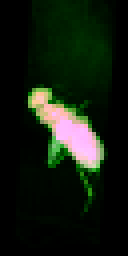
#> input picture final_project/bugs/week9_BugNIST2D_train/train/bug_01108.png, 32 x 64 px (shown 4 times larger); its folder holds 4 pictures in this run
$ jupyter execute --allow-errors MLP_final.ipynb
#> lines starting #> are read from the running program, lines starting #| are printed output that depends on the picture
### bugs/make_data.py

import numpy as np
import matplotlib.pyplot as plt
import skimage.io
import os

def make_data(example_nr, n_pts = 200, noise = 1):
    '''Make data for the neural network. The data is read from a png file in the
    cases folder, which must be placed together with your code.

    Parameters:
    example_nr : int
        1-7
    n_pts : int
        Number of points in each of the two classes
    noise : float
        Standard deviation of the Gaussian noise

    Returns:
    X : ndarray
        2 x n_pts array of points
    T : ndarray
        2 x n_pts array of boolean values
    x_grid : ndarray
        2 x n_pts array of points in regular grid for visualization
    dim : tuple of int
        Dimensions of the grid

    Example:
    example_nr = 1
    n_pts = 2000
    noise = 2
    X, T, x_grid, dim = make_data(example_nr, n_pts, noise)

    fig, ax = plt.subplots()
    ax.plot(X[0,T[0]], X[1,T[0]], '.r', alpha=0.3)
    ax.plot(X[0,T[1]], X[1,T[1]], '.g', alpha=0.3)
    ax.set_xlim(0, 100)
    ax.set_ylim(0, 100)
    ax.set_box_aspect(1)

    Authors: Vedrana Andersen Dahl and Anders Bjorholm Dahl - 20/3-2024
    vand@dtu.dk, abda@dtu.dk

    '''

    in_dir = 'cases/'
    file_names = sorted(os.listdir(in_dir))
    file_names = [f for f in file_names if f.endswith('.png')]

    im = skimage.io.imread(in_dir + file_names[example_nr-1])

    [r_white, c_white] = np.where(im == 255)
    [r_gray, c_gray] = np.where(im == 127)
    n_white = np.minimum(r_white.shape[0], n_pts)
    n_gray = np.minimum(r_gray.shape[0], n_pts)

    rid_white = np.random.permutation(r_white.shape[0])
    rid_gray = np.random.permutation(r_gray.shape[0])
    pts_white = np.array([c_white[rid_white[:n_white]], r_white[rid_white[:n_white]]])
    pts_gray = np.array([c_gray[rid_gray[:n_gray]], r_gray[rid_gray[:n_gray]]])

    X = np.hstack((pts_white, pts_gray))/5 + np.random.randn(2, n_white+n_gray)*noise
    T = np.zeros((2, n_white+n_gray), dtype=bool)
    T[0,:n_white] = True
    T[1,n_white:] = True

    dim = (100, 100)
    QX, QY = np.meshgrid(range(0, dim[0]), range(0, dim[1]))
    x_grid = np.vstack((np.ravel(QX), np.ravel(QY)))

    return X, T, x_grid, dim

# [12 lines that do not run on import are left out]

### final_project/bugs/MLP_final.ipynb
## Practice 9

[cell 1]
from make_data import make_data
from matplotlib import pyplot as plt
import numpy as np
from sklearn.model_selection import train_test_split
import seaborn as sns
from sklearn.metrics import confusion_matrix, accuracy_score

[cell 2]
example_nr = 3
n_pts = 10000
noise = 3
#> (the rest of this cell did not finish here and is left out)

#> (a cell that did not finish here is left out)

#> (a cell that did not finish here is left out)

[cell 5]
# Example architecture: 2 input features, 2 hidden layers with 10 and 8 units, and 2 output classes
architecture = [2, 10, 8, 2]  # [input_dim, hidden_layer_1, hidden_layer_2, output_dim]

[cell 6]
def initialize_weights_dynamic(architecture):
    """
    Initialize weights for a neural network with a variable number of layers.

    Args:
        architecture (list): List specifying the number of units in each layer.

    Returns:
        weights (list): List of weight matrices for each layer.
    """
    weights = []
    for i in range(len(architecture) - 1):
        # Initialize weights with He initialization
        input_units = architecture[i]
        output_units = architecture[i + 1]
        W = np.random.normal(0, 1, (input_units + 1, output_units)) * np.sqrt(2 / (input_units + 1))
        weights.append(W)

    return weights

[cell 7]
#architecture = [2, 3, 2]
weights = initialize_weights_dynamic(architecture)

for i in range(len(weights)):
    print(f"Layer {i} weights shape: {weights[i].shape}")

# architecture = [2, 10, 8, 2]

[cell 8]
def forward_pass_dynamic(X, weights):
    """
    Perform a forward pass through a neural network with multiple layers.

    Args:
        X (numpy.ndarray): Input data of shape (input_dim, num_samples).
        weights (list): List of weight matrices for each layer.

    Returns:
        activations (list): List of activations for each layer (including input and hidden layers).
        outputs (numpy.ndarray): Output of the network after softmax activation.
    """
    activations = [np.vstack((X, np.ones((1, X.shape[1]))))]  # Add bias to input and store as the first activation
    for W in weights[:-1]:  # For all layers except the output layer
        z = np.dot(W.T, activations[-1])  # Compute z = W * activations of the previous layer
        h = np.maximum(z, 0)  # Apply ReLU activation
        h = np.vstack((h, np.ones((1, h.shape[1]))))  # Add bias
        activations.append(h)  # Store activations for this layer

    # Output layer
    z = np.dot(weights[-1].T, activations[-1])  # Compute z for the output layer
    e_x = np.exp(z - np.max(z, axis=0))  # Apply softmax activation
    outputs = e_x / e_x.sum(axis=0)  # Normalize to get probabilities

    return activations, outputs

[cell 9]
W1 = weights[0]  # First layer weights
W2 = weights[1]  # Second layer weights
W3 = weights[2]  # Third layer weights

# Add bias to the input
#> (the rest of this cell did not finish here and is left out)

[cell 10]
""" for i in range(len(weights) - 2, -1, -1):  # Iterate from the second-to-last layer to the first
    print(i)
    W_no_bias = weights[i][:-1, :]
    print('W_no_bias: ', W_no_bias.shape)

    h_no_bias = h[i][:-1, :]
    print(f'h_no_bias (layer {i + 1}): ', h_no_bias.shape)

    a = h_no_bias > 0
    print(f'a (ReLU derivative, layer {i + 1}): ', a.shape)

    # Partial derivative for W1
    delta1 = np.dot(W_no_bias, delta2) * a
    print(f'delta1 (layer {i}): ', delta1.shape)

    X_ones = np.vstack((X_c, np.ones((1, X_c.shape[1]))))  # Add bias to input
    q1 = np.dot(X_ones, delta1.T) / X_c.shape[1]  # Average over minibatch

    q1 = np.dot(h[i], delta1.T) / X.shape[1]  # Average over batch
    print(f'q1 (layer {i}): ', q1.shape)

    # Update the weights for the current layer
    weights[i] -= lr * q1
    print(f'Updated weights for layer {i}: ', weights[i].shape)

    # Update delta2 for the next layer
    delta2 = delta1
 """

#> (a cell that did not finish here is left out)

#> (a cell that did not finish here is left out)

[cell 13]
def backward_pass_dynamic(X, T, weights, activations, outputs, lr=0.001):
    """
    Perform the backward pass and update the weights of a dynamic neural network.

    Args:
        X (np.ndarray): Input data of shape (input_dim, num_samples).
        T (np.ndarray): One-hot encoded target labels of shape (output_dim, num_samples).
        weights (list): List of weight matrices for each layer (to be updated in-place).
        activations (list): List of activations from the forward pass (including bias units).
        outputs (np.ndarray): Output of the network from the forward pass (after softmax).
        lr (float): Learning rate.

    Returns:
        None. The weights are updated in-place.
    """
    delta = outputs - T  # Output layer error
    grad = np.dot(activations[-1], delta.T) / X.shape[1]  # Gradient for output layer
    weights[-1] -= lr * grad  # Update output weights

    # Backpropagate through hidden layers
    for i in range(len(weights) - 2, -1, -1):
        W_no_bias = weights[i + 1][:-1, :]
        h_no_bias = activations[i + 1][:-1, :]
        relu_derivative = h_no_bias > 0

        delta = np.dot(W_no_bias, delta) * relu_derivative  # Compute delta for current layer
        grad = np.dot(activations[i], delta.T) / X.shape[1]  # Compute gradient
        weights[i] -= lr * grad  # Update weights

    return weights  # Return updated weights for verification (optional)

#> (a cell that did not finish here is left out)

[cell 15]
# [35 lines left out: function batch_optimization_dynamic, not called in this run]

#> (a cell that did not finish here is left out)

#> (a cell that did not finish here is left out)

[cell 18]
fig, ax = plt.subplots(1,2)
#> (the rest of this cell did not finish here and is left out)

# MINST DATASET

[cell 19]
def cross_entropy_loss(y, t):
    """
    Compute cross-entropy loss.

    Args:
        y (np.ndarray): Predicted probabilities, shape (num_classes, num_samples)
        t (np.ndarray): One-hot true labels, shape (num_classes, num_samples)

    Returns:
        float: Average cross-entropy loss
    """
    eps = 1e-10  # to avoid log(0)
    return -np.sum(t * np.log(y + eps)) / y.shape[1]

[cell 20]
def batch_optimization_dynamic2(X_train, T_train, weights, lr, batch_size, epochs):
    """
    Perform batch optimization and track training and validation error.

    Returns:
        weights (list): Updated weights for each layer.
    """
    num_samples = X_train.shape[1]
    train_errors = []

    for epoch in range(epochs):
        indices = np.random.permutation(num_samples)
        X_train_shuffled = X_train[:, indices]
        T_train_shuffled = T_train[:, indices]

        for i in range(0, num_samples, batch_size):
            X_batch = X_train_shuffled[:, i:i + batch_size]
            T_batch = T_train_shuffled[:, i:i + batch_size]

            activations, outputs = forward_pass_dynamic(X_batch, weights)
            backward_pass_dynamic(X_batch, T_batch, weights, activations, outputs, lr)

        # Compute training and validation loss at the end of the epoch
        _, train_outputs = forward_pass_dynamic(X_train, weights)
        train_loss = cross_entropy_loss(train_outputs, T_train)
        train_errors.append(train_loss)

        print(f"Epoch {epoch + 1}/{epochs} completed. Training loss: {train_loss:.4f}")

    # Plot
    plt.plot(train_errors, label='Training loss')
    plt.xlabel('Epoch')
    plt.ylabel('Cross-Entropy Loss')
    plt.title('Training Loss per Epoch')
    plt.legend()
    plt.grid(True)
    plt.show()

    return weights

[cell 21]
# LOAD SKLEARN.DATASETS.LOAD_DIGITS()
from sklearn.datasets import load_digits

# Load the digits dataset
digits = load_digits()

X_digits = digits.data
y_digits = digits.target

# see one imgage
plt.imshow(X_digits[0].reshape(8, 8), cmap='gray')
plt.title(f"Label: {y_digits[0]}")
plt.show()
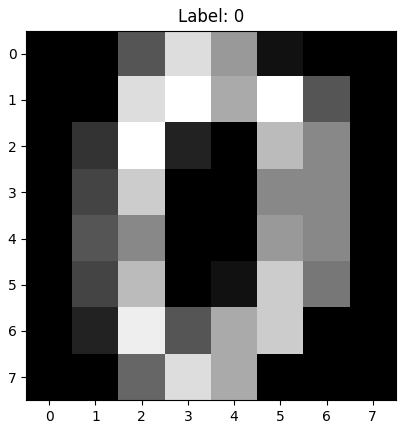
#> figure drawn by matplotlib, 1 panel

print(X_digits[0].dtype)
print(X_digits[0].shape)
print(X_digits[0].min())
print(X_digits[0].max())

X_digits = X_digits / 16.0  # Normalize pixel values to [0, 1]
print(X_digits[0].min())
print(X_digits[0].max())


# Reshape the data to have 64 features (8x8 images)
X_digits = X_digits.reshape(X_digits.shape[0], -1).T  # Shape: (64, num_samples)

T_digits = np.zeros((10, X_digits.shape[1]))  # One-hot encoding for 10 classes
for i in range(X_digits.shape[1]):
    T_digits[y_digits[i], i] = 1  # Set the corresponding class to 1

print("X_digits shape:", X_digits.shape)
print("T_digits shape:", T_digits.shape)

[cell 22]
# Split the dataset into training and testing sets and validation sets
X_train_digits, X_test_digits, T_train_digits, T_test_digits = train_test_split(X_digits.T, T_digits.T, test_size=0.2, random_state=42)
X_train_digits = X_train_digits.T  # Transpose back to original shape
X_test_digits = X_test_digits.T    # Transpose back to original shape
T_train_digits = T_train_digits.T  # Transpose back to original shape
T_test_digits = T_test_digits.T    # Transpose back to original shape
print("Training data shape:", X_train_digits.shape)
print("Training labels shape:", T_train_digits.shape)
print("Testing data shape:", X_test_digits.shape)
print("Testing labels shape:", T_test_digits.shape)

[cell 23]
# Define architecture
# architecture = [X_train_digits.shape[0], 4, 8, 10, 8, 4, T_train_digits.shape[0]]  # 2 input features, 2 hidden layers, 2 output classes
architecture = [X_train_digits.shape[0], 8, 10, 8, T_train_digits.shape[0]]  # 2 input features, 2 hidden layers, 2 output classes


# Initialize weights
weights = initialize_weights_dynamic(architecture)

# Train the network
weights = batch_optimization_dynamic2(X_train_digits, T_train_digits, weights, lr=0.001, batch_size=8, epochs=400)
#> in batch_optimization_dynamic2, `plt.show()`:
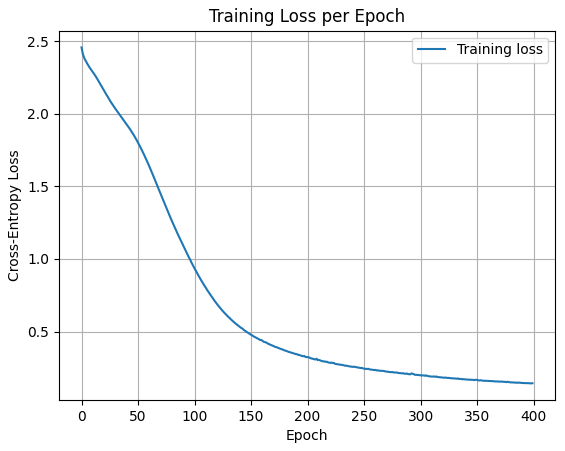
#> figure drawn by matplotlib, 1 panel; curve peaks at x = 0, y = 2.46

# Test the network
_, y_test = forward_pass_dynamic(X_test_digits, weights)

# Compute predictions
predicted_classes = np.argmax(y_test, axis=0)
real_classes = np.argmax(T_test_digits, axis=0)
accuracy = np.mean(predicted_classes == real_classes)
print(f"Accuracy: {accuracy * 100:.2f}%")

[cell 24]
def plot_confusion_matrix(X, T, weights, class_names=None, title="Confusion Matrix"):
    """
    Plot the confusion matrix and compute accuracy for a classifier.

    Args:
        X (np.ndarray): Input data, shape (input_dim, num_samples).
        T (np.ndarray): True labels (one-hot), shape (num_classes, num_samples).
        weights (list): Trained weights of the model.
        class_names (list): Optional, list of class names.
        title (str): Title for the plot.
    """
#> called with T = array of shape (10, 360), title = 'MNIST Confusion Matrix'
    # Forward pass to get predictions
    _, outputs = forward_pass_dynamic(X, weights)
    y_pred = np.argmax(outputs, axis=0)
    y_true = np.argmax(T, axis=0)

    # Compute confusion matrix and accuracy
    cm = confusion_matrix(y_true, y_pred)
    acc = accuracy_score(y_true, y_pred)
    print(f"Accuracy: {acc * 100:.2f}%")

    # Plot confusion matrix
    plt.figure(figsize=(8, 6))
    sns.heatmap(cm, annot=True, fmt='d', cmap='Blues',
                xticklabels=class_names, yticklabels=class_names)
    plt.xlabel('Predicted')
    plt.ylabel('True')
    plt.title(f"{title}\nAccuracy: {acc * 100:.2f}%")
    plt.tight_layout()
    plt.show()
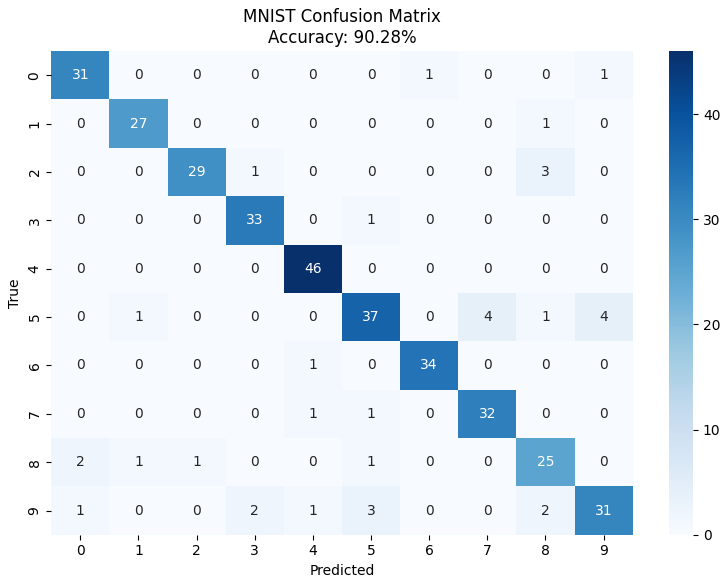
#> figure drawn by matplotlib, 2 panels

[cell 25]
class_names = [str(i) for i in range(10)]
plot_confusion_matrix(X_test_digits, T_test_digits, weights, class_names=class_names, title="MNIST Confusion Matrix")

# BUGS

[cell 26]
import os
from skimage import io
import cv2
import numpy as np
from sklearn.model_selection import train_test_split
from sklearn.model_selection import train_test_split
import matplotlib.pyplot as plt
import scipy.ndimage

[cell 27]
folder = '../bugs/week9_BugNIST2D_train/train/'
#read images
imagenes = [f for f in sorted(os.listdir(folder)) if f.endswith('.png')]
print(imagenes.__len__())

[cell 28]
filename = 'bug_00000.png'
#> (the rest of this cell did not finish here and is left out)

[cell 29]
def load_images_from_folder(folder):
#> called with folder = '../bugs/week9_BugNIST2D_train/train/'
    images = []
#> images = []
    for filename in sorted(os.listdir(folder)):
        img = io.imread(os.path.join(folder, filename))
#> img is the input picture: shape (64, 32, 3); mean R, G, B 18.7, 27.5, 15.5
        img_gray = cv2.cvtColor(img, cv2.COLOR_RGB2GRAY)
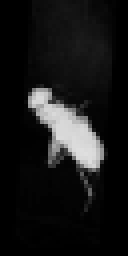
#> img_gray: shape (64, 32) (shown 4 times larger); min 0, max 223, mean 23.6
        img_gray = img_gray / 255.0  # Normalize pixel values to [0, 1]
        images.append(img_gray)
#> pass 2 of the loop in load_images_from_folder, `for filename in sorted(os.listdir(folder)):`:
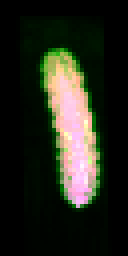
#> input picture final_project/bugs/week9_BugNIST2D_train/train/bug_01131.png, 32 x 64 px (shown 4 times larger)
#> in load_images_from_folder, img is the input picture: shape (64, 32, 3); mean R, G, B 37.4, 39.5, 28.4
#> in load_images_from_folder, `img_gray = cv2.cvtColor(img, cv2.COLOR_RGB2GRAY)`:
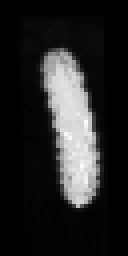
#> img_gray: shape (64, 32) (shown 4 times larger); min 0, max 250, mean 37.6
#> pass 3 of the loop in load_images_from_folder, `for filename in sorted(os.listdir(folder)):`:
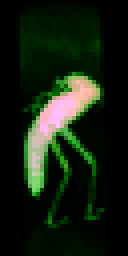
#> input picture final_project/bugs/week9_BugNIST2D_train/train/bug_01276.png, 32 x 64 px (shown 4 times larger)
#> in load_images_from_folder, img is the input picture: shape (64, 32, 3); mean R, G, B 20.1, 32.2, 16
#> in load_images_from_folder, `img_gray = cv2.cvtColor(img, cv2.COLOR_RGB2GRAY)`:
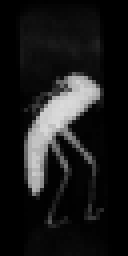
#> img_gray: shape (64, 32) (shown 4 times larger); min 0, max 219, mean 26.7
#> the loop made 4 passes; the first 3 are shown

    return np.array(images)

# Load images from the folder
X_images = load_images_from_folder(folder)
print(X_images.shape)  # Should be (num_images, height, width)

[cell 30]
# [16 lines left out: function one_hot_encode, not called in this run]

# Path to the train_targets.txt file
targets_file = '/Users/albapi/Desktop/uni/2n_sem/adv_image_analysis/code/wk09/week9_BugNIST2D_train/train_targets.txt'

# Read the targets
#> (the rest of this cell did not finish here and is left out)

[cell 31]
def resize_images_to_vectors(images):
    num_images, height, width = images.shape
#> num_images = 4; height = 64; width = 32
    return images.reshape(num_images, height * width)

# Resize images to vectors
X_vectors = resize_images_to_vectors(X_images)
print(f"Original shape: {X_images.shape}")
print(f"Resized shape: {X_vectors.shape}")
